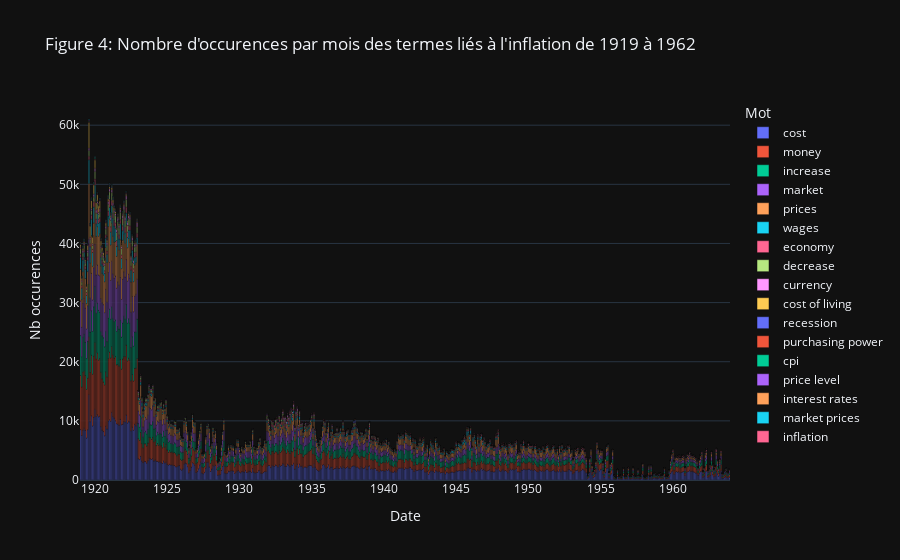

The notebook cell this image was saved under:
### Markdown cell above
### 2.4.1- Nombre d'occurences par mois des termes les plus utilisés dans le champ lexical de l'inflation

### Code cell
# Création d'un graphique représentant le nombre d'articles mentionnant les termes sélectionnés par année:

stacked_bar(
    freq_sub,
    'date',
    selected,
    "Figure 4: Nombre d'occurences par mois des termes liés à l'inflation de 1919 à 1962",
    "Date",
    "Nb occurences",
    "Mot"
)

### Figure 1 — Plotly figure (JSON) as saved in the notebook; plotly's stock layout.template omitted (floating-point values rounded to 4 significant figures; data arrays with more than 128 entries replaced by an {"elided": "..."} marker saying what was removed)
{"data": [{"alignmentgroup": "True", "hovertemplate": "Mot=cost<br>Date=%{x}<br>Nb occurences=%{y}<extra></extra>", "legendgroup": "cost", "marker": {"color": "#636efa", "pattern": {"shape": ""}}, "name": "cost", "offsetgroup": "cost", "orientation": "v", "showlegend": true, "textposition": "auto", "type": "bar", "x": {"elided": "540 str values"}, "xaxis": "x", "y": {"elided": "540 int values"}, "yaxis": "y"}, {"alignmentgroup": "True", "hovertemplate": "Mot=money<br>Date=%{x}<br>Nb occurences=%{y}<extra></extra>", "legendgroup": "money", "marker": {"color": "#EF553B", "pattern": {"shape": ""}}, "name": "money", "offsetgroup": "money", "orientation": "v", "showlegend": true, "textposition": "auto", "type": "bar", "x": {"elided": "540 str values"}, "xaxis": "x", "y": {"elided": "540 int values"}, "yaxis": "y"}, {"alignmentgroup": "True", "hovertemplate": "Mot=increase<br>Date=%{x}<br>Nb occurences=%{y}<extra></extra>", "legendgroup": "increase", "marker": {"color": "#00cc96", "pattern": {"shape": ""}}, "name": "increase", "offsetgroup": "increase", "orientation": "v", "showlegend": true, "textposition": "auto", "type": "bar", "x": {"elided": "540 str values"}, "xaxis": "x", "y": {"elided": "540 int values"}, "yaxis": "y"}, {"alignmentgroup": "True", "hovertemplate": "Mot=market<br>Date=%{x}<br>Nb occurences=%{y}<extra></extra>", "legendgroup": "market", "marker": {"color": "#ab63fa", "pattern": {"shape": ""}}, "name": "market", "offsetgroup": "market", "orientation": "v", "showlegend": true, "textposition": "auto", "type": "bar", "x": {"elided": "540 str values"}, "xaxis": "x", "y": {"elided": "540 int values"}, "yaxis": "y"}, {"alignmentgroup": "True", "hovertemplate": "Mot=prices<br>Date=%{x}<br>Nb occurences=%{y}<extra></extra>", "legendgroup": "prices", "marker": {"color": "#FFA15A", "pattern": {"shape": ""}}, "name": "prices", "offsetgroup": "prices", "orientation": "v", "showlegend": true, "textposition": "auto", "type": "bar", "x": {"elided": "540 str values"}, "xaxis": "x", "y": {"elided": "540 int values"}, "yaxis": "y"}, {"alignmentgroup": "True", "hovertemplate": "Mot=wages<br>Date=%{x}<br>Nb occurences=%{y}<extra></extra>", "legendgroup": "wages", "marker": {"color": "#19d3f3", "pattern": {"shape": ""}}, "name": "wages", "offsetgroup": "wages", "orientation": "v", "showlegend": true, "textposition": "auto", "type": "bar", "x": {"elided": "540 str values"}, "xaxis": "x", "y": {"elided": "540 int values"}, "yaxis": "y"}, {"alignmentgroup": "True", "hovertemplate": "Mot=economy<br>Date=%{x}<br>Nb occurences=%{y}<extra></extra>", "legendgroup": "economy", "marker": {"color": "#FF6692", "pattern": {"shape": ""}}, "name": "economy", "offsetgroup": "economy", "orientation": "v", "showlegend": true, "textposition": "auto", "type": "bar", "x": {"elided": "540 str values"}, "xaxis": "x", "y": {"elided": "540 int values"}, "yaxis": "y"}, {"alignmentgroup": "True", "hovertemplate": "Mot=decrease<br>Date=%{x}<br>Nb occurences=%{y}<extra></extra>", "legendgroup": "decrease", "marker": {"color": "#B6E880", "pattern": {"shape": ""}}, "name": "decrease", "offsetgroup": "decrease", "orientation": "v", "showlegend": true, "textposition": "auto", "type": "bar", "x": {"elided": "540 str values"}, "xaxis": "x", "y": {"elided": "540 int values"}, "yaxis": "y"}, {"alignmentgroup": "True", "hovertemplate": "Mot=currency<br>Date=%{x}<br>Nb occurences=%{y}<extra></extra>", "legendgroup": "currency", "marker": {"color": "#FF97FF", "pattern": {"shape": ""}}, "name": "currency", "offsetgroup": "currency", "orientation": "v", "showlegend": true, "textposition": "auto", "type": "bar", "x": {"elided": "540 str values"}, "xaxis": "x", "y": {"elided": "540 int values"}, "yaxis": "y"}, {"alignmentgroup": "True", "hovertemplate": "Mot=cost of living<br>Date=%{x}<br>Nb occurences=%{y}<extra></extra>", "legendgroup": "cost of living", "marker": {"color": "#FECB52", "pattern": {"shape": ""}}, "name": "cost of living", "offsetgroup": "cost of living", "orientation": "v", "showlegend": true, "textposition": "auto", "type": "bar", "x": {"elided": "540 str values"}, "xaxis": "x", "y": {"elided": "540 int values"}, "yaxis": "y"}, {"alignmentgroup": "True", "hovertemplate": "Mot=recession<br>Date=%{x}<br>Nb occurences=%{y}<extra></extra>", "legendgroup": "recession", "marker": {"color": "#636efa", "pattern": {"shape": ""}}, "name": "recession", "offsetgroup": "recession", "orientation": "v", "showlegend": true, "textposition": "auto", "type": "bar", "x": {"elided": "540 str values"}, "xaxis": "x", "y": {"elided": "540 int values"}, "yaxis": "y"}, {"alignmentgroup": "True", "hovertemplate": "Mot=purchasing power<br>Date=%{x}<br>Nb occurences=%{y}<extra></extra>", "legendgroup": "purchasing power", "marker": {"color": "#EF553B", "pattern": {"shape": ""}}, "name": "purchasing power", "offsetgroup": "purchasing power", "orientation": "v", "showlegend": true, "textposition": "auto", "type": "bar", "x": {"elided": "540 str values"}, "xaxis": "x", "y": {"elided": "540 int values"}, "yaxis": "y"}, {"alignmentgroup": "True", "hovertemplate": "Mot=cpi<br>Date=%{x}<br>Nb occurences=%{y}<extra></extra>", "legendgroup": "cpi", "marker": {"color": "#00cc96", "pattern": {"shape": ""}}, "name": "cpi", "offsetgroup": "cpi", "orientation": "v", "showlegend": true, "textposition": "auto", "type": "bar", "x": {"elided": "540 str values"}, "xaxis": "x", "y": {"elided": "540 int values"}, "yaxis": "y"}, {"alignmentgroup": "True", "hovertemplate": "Mot=price level<br>Date=%{x}<br>Nb occurences=%{y}<extra></extra>", "legendgroup": "price level", "marker": {"color": "#ab63fa", "pattern": {"shape": ""}}, "name": "price level", "offsetgroup": "price level", "orientation": "v", "showlegend": true, "textposition": "auto", "type": "bar", "x": {"elided": "540 str values"}, "xaxis": "x", "y": {"elided": "540 int values"}, "yaxis": "y"}, {"alignmentgroup": "True", "hovertemplate": "Mot=interest rates<br>Date=%{x}<br>Nb occurences=%{y}<extra></extra>", "legendgroup": "interest rates", "marker": {"color": "#FFA15A", "pattern": {"shape": ""}}, "name": "interest rates", "offsetgroup": "interest rates", "orientation": "v", "showlegend": true, "textposition": "auto", "type": "bar", "x": {"elided": "540 str values"}, "xaxis": "x", "y": {"elided": "540 int values"}, "yaxis": "y"}, {"alignmentgroup": "True", "hovertemplate": "Mot=market prices<br>Date=%{x}<br>Nb occurences=%{y}<extra></extra>", "legendgroup": "market prices", "marker": {"color": "#19d3f3", "pattern": {"shape": ""}}, "name": "market prices", "offsetgroup": "market prices", "orientation": "v", "showlegend": true, "textposition": "auto", "type": "bar", "x": {"elided": "540 str values"}, "xaxis": "x", "y": {"elided": "540 int values"}, "yaxis": "y"}, {"alignmentgroup": "True", "hovertemplate": "Mot=inflation<br>Date=%{x}<br>Nb occurences=%{y}<extra></extra>", "legendgroup": "inflation", "marker": {"color": "#FF6692", "pattern": {"shape": ""}}, "name": "inflation", "offsetgroup": "inflation", "orientation": "v", "showlegend": true, "textposition": "auto", "type": "bar", "x": {"elided": "540 str values"}, "xaxis": "x", "y": {"elided": "540 int values"}, "yaxis": "y"}], "layout": {"barmode": "relative", "legend": {"title": {"text": "Mot"}, "tracegroupgap": 0}, "title": {"text": "Figure 4: Nombre d'occurences par mois des termes liés à l'inflation de 1919 à 1962"}, "xaxis": {"anchor": "y", "domain": [0, 1], "title": {"text": "Date"}}, "yaxis": {"anchor": "x", "domain": [0, 1], "title": {"text": "Nb occurences"}}}}
